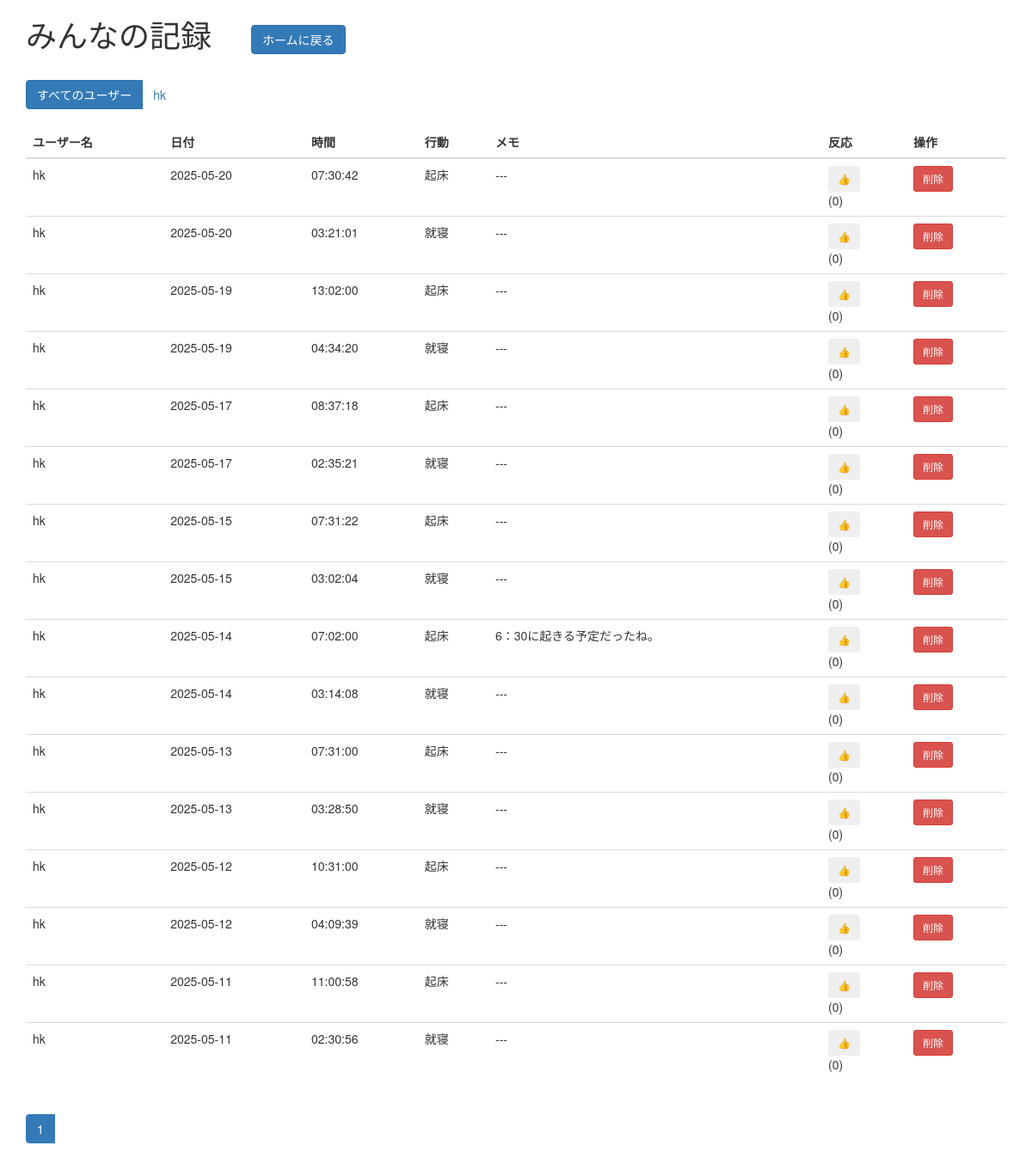
The app's page /all_records (signed in) with its own data.
### tables this page shows
CREATE TABLE users (
        id INTEGER PRIMARY KEY,
        username TEXT UNIQUE NOT NULL,
        password TEXT NOT NULL,
        is_admin BOOLEAN DEFAULT 0,
        is_private BOOLEAN DEFAULT 0,
        created_at DATETIME DEFAULT CURRENT_TIMESTAMP
                );

CREATE TABLE records (
        id INTEGER PRIMARY KEY,
        user_id INTEGER NOT NULL,
        action TEXT NOT NULL,
        timestamp TEXT NOT NULL,
        memo TEXT,
        is_deleted BOOLEAN DEFAULT 0,
        likes_count INTEGER DEFAULT 0,
        is_private BOOLEAN DEFAULT 0,
        FOREIGN KEY(user_id) REFERENCES users(id)
                );

### attendance_system/app.py (the view)
@app.route('/all_records')
@login_required
def all_records():
    page = request.args.get("page", 1, type=int)
    per_page = 20
    offset = (page - 1) * per_page
    user_filter = request.args.get("user_id", "all")
    with get_db_connection() as conn:
        users = conn.execute(
            "SELECT id, username FROM users WHERE is_admin = 0 AND is_private = 0 ORDER BY username"
        ).fetchall()
        query_conditions = "records.is_deleted=0 AND users.is_private=0 AND users.username != 'admin'"
        query_params = []
        if user_filter != "all" and user_filter.isdigit():
            query_conditions += " AND records.user_id=?"
            query_params.append(int(user_filter))
        count_query = f"SELECT COUNT(*) FROM records JOIN users ON records.user_id=users.id WHERE {query_conditions}"
        total_records = conn.execute(count_query, query_params).fetchone()[0]
        records_query = f"""
            SELECT users.username, users.id as user_id, records.id, records.action,
                strftime('%Y-%m-%d', datetime(records.timestamp, '+9 hours')) as formatted_date,
                strftime('%H:%M:%S', datetime(records.timestamp, '+9 hours')) as formatted_time,
                records.memo, records.likes_count
            FROM records JOIN users ON records.user_id=users.id
            WHERE {query_conditions}
            ORDER BY records.timestamp DESC LIMIT ? OFFSET ?"""
        records = conn.execute(records_query, query_params + [per_page, offset]).fetchall()
        liked_ids = [row["record_id"] for row in conn.execute(
            "SELECT record_id FROM likes WHERE user_id=?",
            (session["user_id"],)
        ).fetchall()]
        formatted_records = []
        for record in records:
            formatted_records.append({
                "username": record["username"],
                "user_id": record["user_id"],
                "formatted_date": record["formatted_date"],
                "formatted_time": record["formatted_time"],
                "action": record["action"],
                "memo": record["memo"],
                "likes_count": record["likes_count"],
                "id": record["id"],
                "liked": record["id"] in liked_ids
            })
        total_pages = (total_records + per_page - 1) // per_page
        return render_template("all_records.html",
                              records=formatted_records,
                              users=users,
                              current_user=user_filter,
                              page=page,
                              total_pages=total_pages)

### attendance_system/app.py (called while the page is built, shortened)
def ensure_db_directory_exists():
    db_dir = os.path.dirname(DATABASE_PATH)
    if not os.path.exists(db_dir):
        os.makedirs(db_dir)

def get_db_connection():
    ensure_db_directory_exists()
    conn = sqlite3.connect(DATABASE_PATH)
    conn.row_factory = sqlite3.Row
    conn.execute("PRAGMA foreign_keys = ON")
    return conn

def login_required(f):
    @wraps(f)
    def decorated_function(*args, **kwargs):
        if 'user_id' not in session:
            flash('ログインが必要です。', 'error')
            return redirect(url_for('login'))
        return f(*args, **kwargs)
    return decorated_function

### attendance_system/templates/all_records.html (shortened to what this page needs)
{% extends "bootstrap/base.html" %}
{% block content %}
<div class="container">
    <h1>みんなの記録
        　<a href="{{ url_for('index') }}" class="btn btn-primary">ホームに戻る</a>
    </h1>
    <table class="table table-striped">
  <div class="mb-3">
    <div class="btn-group" role="group">
      <a href="{{ url_for('all_records', user_id='all') }}"
         class="btn btn-{% if current_user == 'all' %}primary{% else %}outline-primary{% endif %}">
        すべてのユーザー
      </a>
      {% for user in users %}
      <a href="{{ url_for('all_records', user_id=user.id) }}"
         class="btn btn-{% if current_user|string == user.id|string %}primary{% else %}outline-primary{% endif %}">
        {{ user.username }}
      </a>
      {% endfor %}
    </div>
  </div>
  <table class="table">
    <thead>
        <tr>
            <th>ユーザー名</th>
            <th>日付</th>
            <th>時間</th>
            <th>行動</th>
            <th>メモ</th>
            <th>反応</th>
            <th>操作</th>
        </tr>
    </thead>
    <tbody>
        {% for record in records %}
            <tr>
                <td>{{ record.username }}</td>
                <td>{{ record.formatted_date }}</td>
                <td>{{ record.formatted_time }}</td>
                <td>
                    {% if record.action == 'wake_up' %}起床
                    {% elif record.action == 'sleep' %}就寝
                    {% else %}{{ record.action }}
                    {% endif %}
                </td>
                <td>{{ record.memo if record.memo else '---' }}</td>
                <td>
                    {% if record.liked %}
                    👍
                    {% else %}
                        <form action="{{ url_for('like_record', record_id=record.id, from_page='all_records') }}" method="post">
                            <button type="submit" class="btn btn-sm btn-outline-primary">👍</button>
                        </form>
                    {% endif %}
                    ({{ record.likes_count }})
                </td>
                <td>
                    {% if record.user_id == session.user_id %}
                    <form action="{{ url_for('delete_record', record_id=record.id) }}" method="post" onsubmit="return confirm('本当に削除しますか？');">
                        <button type="submit" class="btn btn-danger btn-sm">削除</button>
                    </form>
                    {% endif %}
                </td>
            </tr>
        {% endfor %}
    </tbody>
</table>
    <nav aria-label="Page navigation">
        <ul class="pagination">
            {% for p in range(1, total_pages+1) %}
            <li class="page-item {% if p == page %}active{% endif %}">
                <a class="page-link" href="?page={{ p }}">{{ p }}</a>
            </li>
            {% endfor %}
{% endblock %}

### records on screen
users: username "hk"
records: username "hk", formatted_date "2025-05-20", formatted_time "07:30:42", action "起床", memo "---", likes_count "0"
records: username "hk", formatted_date "2025-05-20", formatted_time "03:21:01", action "就寝", memo "---", likes_count "0"
records: username "hk", formatted_date "2025-05-19", formatted_time "13:02:00", action "起床", memo "---", likes_count "0"
records: username "hk", formatted_date "2025-05-19", formatted_time "04:34:20", action "就寝", memo "---", likes_count "0"
records: username "hk", formatted_date "2025-05-17", formatted_time "08:37:18", action "起床", memo "---", likes_count "0"
records: username "hk", formatted_date "2025-05-17", formatted_time "02:35:21", action "就寝", memo "---", likes_count "0"
records: username "hk", formatted_date "2025-05-15", formatted_time "07:31:22", action "起床", memo "---", likes_count "0"
records: username "hk", formatted_date "2025-05-15", formatted_time "03:02:04", action "就寝", memo "---", likes_count "0"
records: username "hk", formatted_date "2025-05-14", formatted_time "07:02:00", action "起床", memo "6：30に起きる予定だったね。", likes_count "0"
records: username "hk", formatted_date "2025-05-14", formatted_time "03:14:08", action "就寝", memo "---", likes_count "0"
records: username "hk", formatted_date "2025-05-13", formatted_time "07:31:00", action "起床", memo "---", likes_count "0"
records: username "hk", formatted_date "2025-05-13", formatted_time "03:28:50", action "就寝", memo "---", likes_count "0"
records: username "hk", formatted_date "2025-05-12", formatted_time "10:31:00", action "起床", memo "---", likes_count "0"
records: username "hk", formatted_date "2025-05-12", formatted_time "04:09:39", action "就寝", memo "---", likes_count "0"
records: username "hk", formatted_date "2025-05-11", formatted_time "11:00:58", action "起床", memo "---", likes_count "0"
records: username "hk", formatted_date "2025-05-11", formatted_time "02:30:56", action "就寝", memo "---", likes_count "0"

### other values on screen
{{ p }} "1"
